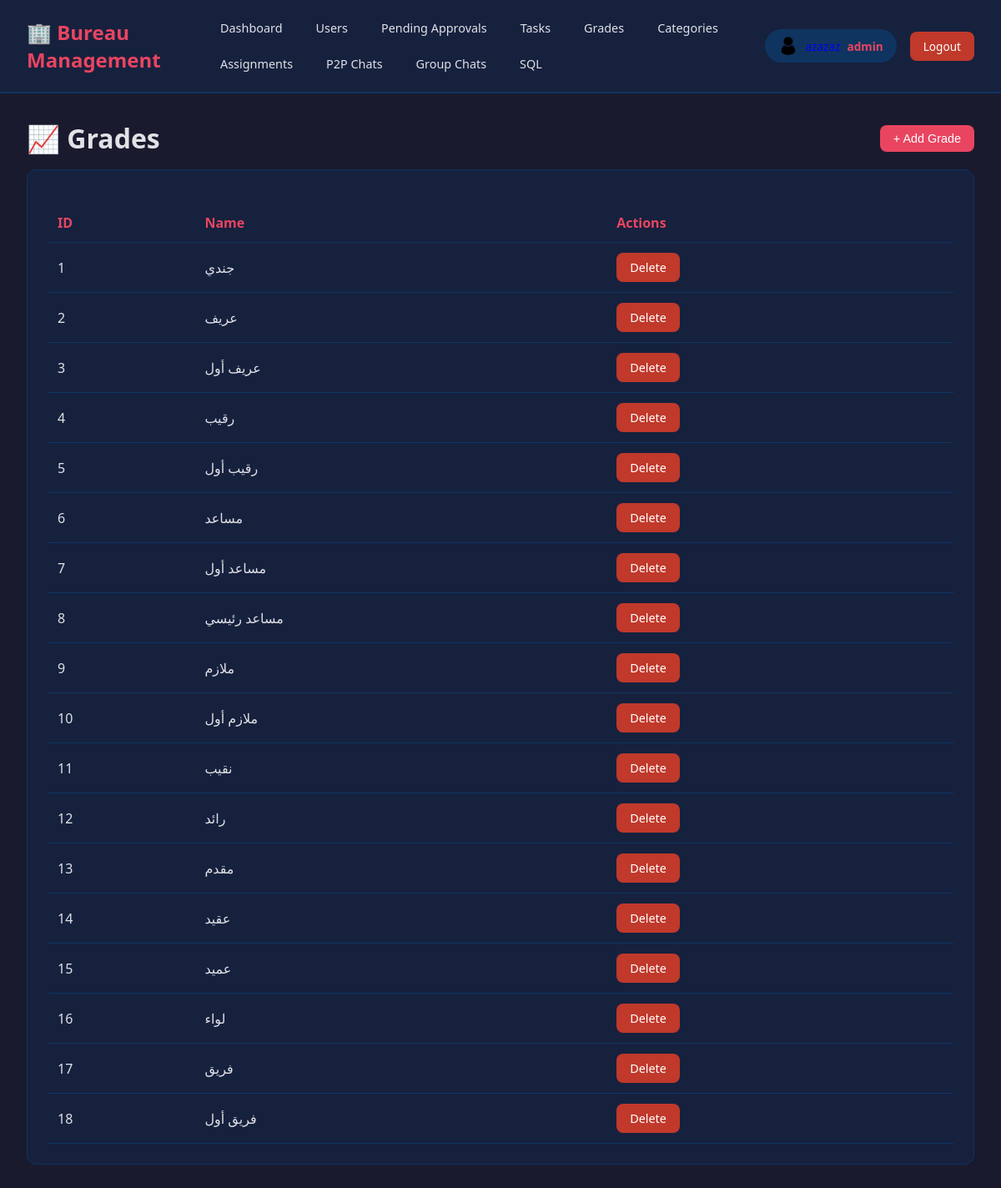
Page /web/grades (signed in) on the committed database.
### database.py (models this page shows)
class Grade(db.Model):
    __tablename__ = 'grades'
    grade_id = db.Column(db.Integer, primary_key=True)
    grade_name = db.Column(db.Text, nullable=False)
    category_id = db.Column(db.Integer, db.ForeignKey('categories.category_id'), nullable=False, default=1)
    category_rel = db.relationship('Category', backref='grades')

### app.py (the view)
@app.route('/web/grades')
@manager_required
def web_grades():
    grades = Grade.query.all()
    categories = Category.query.all()  # ADD THIS
    return render_template('tables/grades.html', grades=grades, categories=categories)

### app.py (called while the page is built)
@app.context_processor
def inject_pending_approvals_count():
    def get_pending_approvals_count():
        return UserApprovalRequest.query.count()
    return dict(get_pending_approvals_count=get_pending_approvals_count)

### templates/tables/grades.html (shortened to what this page needs)
{% extends "base.html" %}
{% block content %}
<div style="display: flex; justify-content: space-between; align-items: center; margin-bottom: 1rem;">
    <h1>📈 Grades</h1>
    <button class="btn btn-primary" onclick="document.getElementById('addModal').classList.add('active')">+ Add Grade</button>
</div>
<div class="card">
    <table>
        <thead><tr><th>ID</th><th>Name</th><th>Actions</th></tr></thead>
        <tbody>
            {% for grade in grades %}
            <tr><td>{{ grade.grade_id }}</td><td>{{ grade.grade_name }}</td>
                <td><a href="{{ url_for('web_delete_grade', id=grade.grade_id) }}" class="btn btn-danger" onclick="return confirm('Delete?')">Delete</a></td></tr>
            {% endfor %}
        </tbody>
    </table>
</div>
{% endblock %}

### templates/base.html (shortened to what this page needs)
<!DOCTYPE html>
<html lang="en">
<head>
</head>
<body>
    <nav class="navbar">
        <div class="navbar-left">
            <h1>🏢 Bureau Management</h1>
            <div class="nav-links">
                <a href="{{ url_for('dashboard') }}">Dashboard</a>
                {% if session.get('user_role') == 1 %}<a href="{{ url_for('web_users') }}">Users</a>{% endif %}
                {% if session.get('user_role') in [1, 2] %}<a href="{{ url_for('web_pending_approvals') }}">Pending Approvals</a>{% endif %}
                <a href="{{ url_for('web_tasks') }}">Tasks</a>
                {% if session.get('user_role') in [1, 2] %}<a href="{{ url_for('web_grades') }}">Grades</a>{% endif %}
                {% if session.get('user_role') in [1, 2] %}<a href="{{ url_for('web_categories') }}">Categories</a>{% endif %}
                {% if session.get('user_role') in [1, 2] %}<a href="{{ url_for('web_assignments') }}">Assignments</a>{% endif %}
                <a href="{{ url_for('web_p2p_chats') }}">P2P Chats</a>
                <a href="{{ url_for('web_group_chats') }}">Group Chats</a>
                {% if session.get('user_role') == 1 %}<a href="{{ url_for('web_sql') }}">SQL</a>{% endif %}
            </div>
        </div>
        <div class="user-info">
            <a href="{{ url_for('profile') }}" style="text-decoration: none;">
                <div class="user-badge" style="display: flex; align-items: center; gap: 0.5rem; cursor: pointer;">
                    <img src="{{ profile_pic if profile_pic is defined else '/static/uploads/profiles/default.png' }}"
                         alt="" style="width: 24px; height: 24px; border-radius: 50%; object-fit: cover;">
                    <span>{{ session.get('user_name', 'Guest') }}</span>
                    <span class="role">{{ session.get('user_role_name', 'Unknown') }}</span>
                </div>
            </a>
            <a href="{{ url_for('logout') }}" class="btn-logout">Logout</a>
        </div>
    </nav>
    <div class="container">
        {% block content %}{% endblock %}
    </div>
</body>
</html>

### templates/base.html (style rules this page uses)
* { margin: 0; padding: 0; box-sizing: border-box; }
body { font-family: 'Segoe UI', Tahoma, Geneva, Verdana, sans-serif; background: #1a1a2e; color: #e1e1e6; min-height: 100vh; }
.navbar { background: #16213e; padding: 1rem 2rem; display: flex; align-items: center; justify-content: space-between; border-bottom: 2px solid #0f3460; }
.navbar-left { display: flex; align-items: center; gap: 2rem; }
.navbar h1 { color: #e94560; font-size: 1.5rem; }
.nav-links { display: flex; gap: 0.5rem; flex-wrap: wrap; }
.nav-links a { color: #e1e1e6; text-decoration: none; padding: 0.5rem 1rem; border-radius: 8px; transition: all 0.3s; font-size: 0.9rem; }
.user-info { display: flex; align-items: center; gap: 1rem; }
.user-badge { background: #0f3460; padding: 0.5rem 1rem; border-radius: 20px; font-size: 0.85rem; }
.user-badge .role { color: #e94560; font-weight: bold; }
.btn-logout { background: #c0392b; color: white; padding: 0.5rem 1rem; border-radius: 8px; text-decoration: none; font-size: 0.85rem; transition: background 0.3s; }
.container { padding: 2rem; max-width: 1400px; margin: 0 auto; }
.card { background: #16213e; border-radius: 12px; padding: 1.5rem; margin-bottom: 1.5rem; border: 1px solid #0f3460; }
table { width: 100%; border-collapse: collapse; margin-top: 1rem; }
th, td { padding: 0.75rem; text-align: left; border-bottom: 1px solid #0f3460; }
th { color: #e94560; font-weight: 600; }
.btn { display: inline-block; padding: 0.5rem 1rem; border-radius: 8px; text-decoration: none; border: none; cursor: pointer; font-size: 0.9rem; transition: all 0.3s; }
.btn-primary { background: #e94560; color: white; }
.btn-danger { background: #c0392b; color: white; }

### rows in the picture
Grade: grade_id "1", grade_name "جندي"
Grade: grade_id "2", grade_name "عريف"
Grade: grade_id "3", grade_name "عريف أول"
Grade: grade_id "4", grade_name "رقيب"
Grade: grade_id "5", grade_name "رقيب أول"
Grade: grade_id "6", grade_name "مساعد"
Grade: grade_id "7", grade_name "مساعد أول"
Grade: grade_id "8", grade_name "مساعد رئيسي"
Grade: grade_id "9", grade_name "ملازم"
Grade: grade_id "10", grade_name "ملازم أول"
Grade: grade_id "11", grade_name "نقيب"
Grade: grade_id "12", grade_name "رائد"
Grade: grade_id "13", grade_name "مقدم"
Grade: grade_id "14", grade_name "عقيد"
Grade: grade_id "15", grade_name "عميد"
Grade: grade_id "16", grade_name "لواء"
Grade: grade_id "17", grade_name "فريق"
Grade: grade_id "18", grade_name "فريق أول"

### other values in the picture
{{ session.get('user_role_name', 'Unknown') }} "admin"
